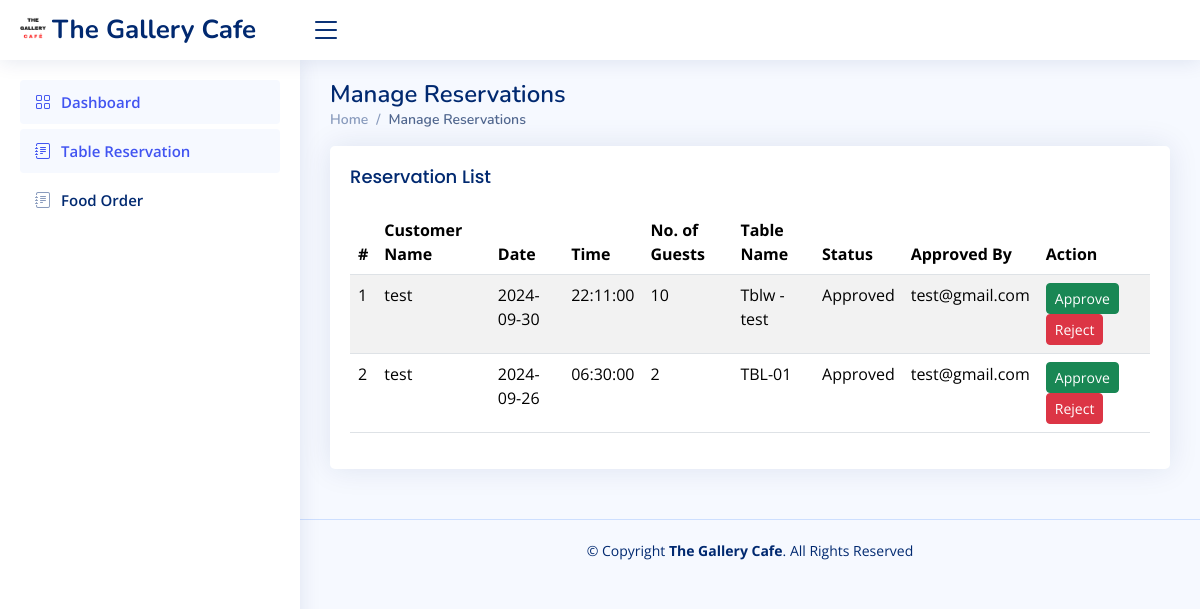
The page /dashboard/staff-dashboard/manage-reservation.php (signed in) on the database as committed earlier.
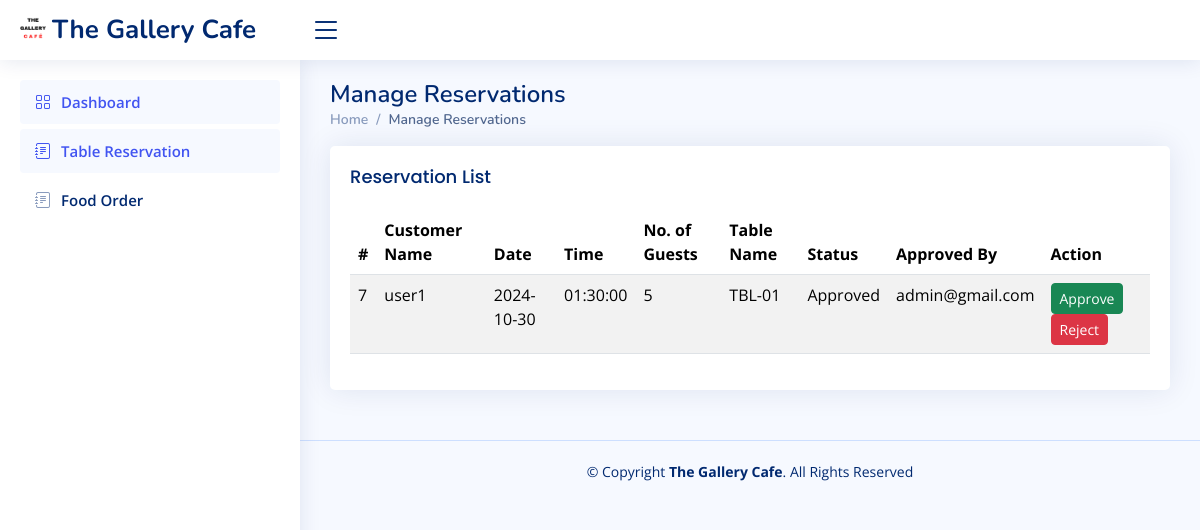
The same page on the database as committed later.
### tables this page shows
CREATE TABLE `reservations` (
  `id` int(11) NOT NULL,
  `table_id` int(11) NOT NULL,
  `name` varchar(100) NOT NULL,
  `email` varchar(100) NOT NULL,
  `phone` varchar(15) NOT NULL,
  `guests` int(11) NOT NULL,
  `date` date NOT NULL,
  `time` time NOT NULL,
  `status` tinyint(4) DEFAULT 0,
  `approvedBy` varchar(255) DEFAULT NULL
);

CREATE TABLE `restaurant_tables` (
  `id` int(11) NOT NULL,
  `table_name` varchar(100) DEFAULT NULL,
  `chair_count` int(11) NOT NULL,
  `status` int(10) NOT NULL
);

### dashboard/staff-dashboard/manage-reservation.php (the view, shortened to what the changed rows need)
<?php
$conn = connect();
$query = "
   SELECT reservations.id, reservations.name, reservations.date, reservations.time, reservations.guests, restaurant_tables.table_name, reservations.status, reservations.approvedBy
    FROM reservations
    JOIN restaurant_tables ON reservations.table_id = restaurant_tables.id
";
$result = $conn->query($query);
?>
<!DOCTYPE html>
<html lang="en">
<head>
    <link href="assets/vendor/bootstrap/css/bootstrap.min.css" rel="stylesheet">
    <link href="assets/vendor/bootstrap-icons/bootstrap-icons.css" rel="stylesheet">
    <link href="assets/vendor/boxicons/css/boxicons.min.css" rel="stylesheet">
    <link href="assets/vendor/remixicon/remixicon.css" rel="stylesheet">
    <link href="assets/vendor/simple-datatables/style.css" rel="stylesheet">
    <link href="assets/css/style.css" rel="stylesheet">
</head>
<body>
    <main id="main" class="main">
        <div class="pagetitle">
            <h1>Manage Reservations</h1>
        </div>
        <section class="section">
            <div class="row">
                <div class="col-lg-12">
                    <div class="card">
                        <div class="card-body">
                            <table class="table table-striped">
                                <thead>
                                    <tr>
                                        <th scope="col">#</th>
                                        <th scope="col">Customer Name</th>
                                        <th scope="col">Date</th>
                                        <th scope="col">Time</th>
                                        <th scope="col">No. of Guests</th>
                                        <th scope="col">Table Name</th>
                                        <th scope="col">Status</th>
                                        <th scope="col">Approved By</th>
                                        <th scope="col">Action</th>
                                    </tr>
                                </thead>
                                <tbody>
                                    <?php
                                    if ($result->num_rows > 0) {
                                        while ($row = $result->fetch_assoc()) {
                                            echo "<tr>";
                                            echo "<td>" . $row['id'] . "</td>";
                                            echo "<td>" . $row['name'] . "</td>";
                                            echo "<td>" . $row['date'] . "</td>";
                                            echo "<td>" . $row['time'] . "</td>";
                                            echo "<td>" . $row['guests'] . "</td>";
                                            echo "<td>" . $row['table_name'] . "</td>";
                                            $status = $row['status'];
                                            if ($status == 0) {
                                                echo "<td>Pending</td>";
                                            } elseif ($status == 1) {
                                                echo "<td>Approved</td>";
                                            } elseif ($status == 9) {
                                                echo "<td>Rejected</td>";
                                            }
                                            echo "<td>" . $row['approvedBy'] . "</td>";
                                            echo "<td>";
                                                echo "<a href='manage-reservation.php?action=approve&id=" . $row['id'] . "' class='btn btn-success btn-sm'>Approve</a> ";
                                                echo "<a href='manage-reservation.php?action=reject&id=" . $row['id'] . "' class='btn btn-danger btn-sm'>Reject</a>";
                                            echo "</td>";
                                            echo "</tr>";
                                        }
                                    } else {
                                        echo "<tr><td colspan='8'>No reservations found</td></tr>";
                                    }
                                    ?>
                                </tbody>
                            </table>
                        </div>
                    </div>
                </div>
            </div>
        </section>
    </main>
</body>
</html>

Rows that differ between the two databases and show on the page:
removed reservations: id "1", name "test", date "2024-09-30", time "22:11:00", guests "10", table.table_name "Tblw -test", status "Approved", approvedBy "test@gmail.com"
removed reservations: id "2", name "test", date "2024-09-26", time "06:30:00", guests "2", table.table_name "TBL-01", status "Approved", approvedBy "test@gmail.com"
added reservations: id "7", name "user1", date "2024-10-30", time "01:30:00", guests "5", table.table_name "TBL-01", status "Approved", approvedBy "admin@gmail.com"
